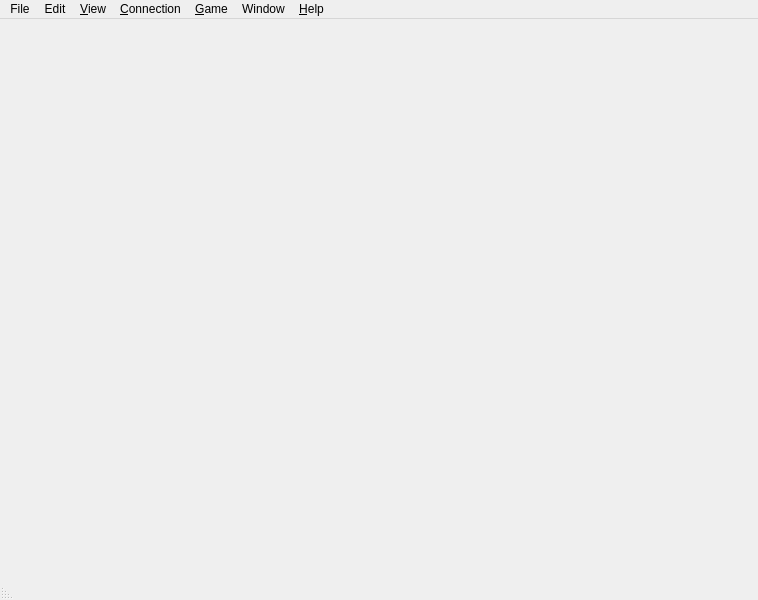
<?xml version="1.0" encoding="UTF-8"?>
<ui version="4.0">
 <class>App</class>
 <widget class="QMainWindow" name="App">
  <property name="geometry">
   <rect>
    <x>0</x>
    <y>0</y>
    <width>758</width>
    <height>600</height>
   </rect>
  </property>
  <property name="windowTitle">
   <string>SmushClient</string>
  </property>
  <property name="documentMode">
   <bool>false</bool>
  </property>
  <property name="unifiedTitleAndToolBarOnMac">
   <bool>false</bool>
  </property>
  <widget class="QTabWidget" name="world_tabs">
   <property name="enabled">
    <bool>true</bool>
   </property>
   <property name="autoFillBackground">
    <bool>false</bool>
   </property>
   <property name="documentMode">
    <bool>true</bool>
   </property>
   <property name="tabsClosable">
    <bool>true</bool>
   </property>
   <property name="movable">
    <bool>false</bool>
   </property>
   <property name="tabBarAutoHide">
    <bool>true</bool>
   </property>
  </widget>
  <widget class="QMenuBar" name="menuBar">
   <property name="geometry">
    <rect>
     <x>0</x>
     <y>0</y>
     <width>758</width>
     <height>37</height>
    </rect>
   </property>
   <widget class="QMenu" name="menu_edit">
    <property name="title">
     <string>Edit</string>
    </property>
    <addaction name="action_undo"/>
    <addaction name="action_redo"/>
    <addaction name="separator"/>
    <addaction name="action_cut"/>
    <addaction name="action_copy"/>
    <addaction name="action_copy_as_html"/>
    <addaction name="action_paste"/>
    <addaction name="separator"/>
    <addaction name="action_select_all"/>
    <addaction name="action_save_selection"/>
    <addaction name="separator"/>
    <addaction name="action_find"/>
    <addaction name="action_find_again"/>
   </widget>
   <widget class="QMenu" name="menu_view">
    <property name="title">
     <string>&amp;View</string>
    </property>
    <addaction name="action_status_bar"/>
    <addaction name="action_show_world_notepad"/>
    <addaction name="separator"/>
    <addaction name="action_wrap_output"/>
    <addaction name="action_pause_output"/>
   </widget>
   <widget class="QMenu" name="menu_connection">
    <property name="title">
     <string>&amp;Connection</string>
    </property>
    <addaction name="action_connect"/>
    <addaction name="action_disconnect"/>
    <addaction name="separator"/>
    <addaction name="action_auto_connect"/>
    <addaction name="action_reconnect_on_disconnect"/>
    <addaction name="separator"/>
    <addaction name="action_connect_to_all_open_worlds"/>
   </widget>
   <widget class="QMenu" name="menu_game">
    <property name="title">
     <string>&amp;Game</string>
    </property>
    <addaction name="action_go_to_line"/>
    <addaction name="separator"/>
    <addaction name="action_command_history"/>
    <addaction name="separator"/>
    <addaction name="action_clear_output"/>
    <addaction name="separator"/>
    <addaction name="action_reset_all_timers"/>
    <addaction name="separator"/>
    <addaction name="action_stop_sound_playing"/>
   </widget>
   <widget class="QMenu" name="menu_window">
    <property name="title">
     <string>Window</string>
    </property>
    <addaction name="action_maximize"/>
    <addaction name="action_minimize"/>
    <addaction name="action_restore"/>
    <addaction name="separator"/>
    <addaction name="action_new_window"/>
    <addaction name="action_close_all_notepad_windows"/>
   </widget>
   <widget class="QMenu" name="menu_help">
    <property name="title">
     <string>&amp;Help</string>
    </property>
    <addaction name="action_visit_api_guide"/>
    <addaction name="action_visit_bug_reports"/>
   </widget>
   <widget class="QMenu" name="menu_file">
    <property name="title">
     <string>File</string>
    </property>
    <addaction name="action_new"/>
    <addaction name="action_open_world"/>
    <addaction name="menu_open_recent_world"/>
    <addaction name="action_close_world"/>
    <addaction name="separator"/>
    <addaction name="action_save_world_details"/>
    <addaction name="action_save_world_details_as"/>
    <addaction name="action_edit_world_details"/>
    <addaction name="separator"/>
    <addaction name="action_plugins"/>
    <addaction name="separator"/>
    <addaction name="action_edit_script_file"/>
    <addaction name="action_reload_script_file"/>
    <addaction name="separator"/>
    <addaction name="action_log_session"/>
    <addaction name="action_global_preferences"/>
    <addaction name="separator"/>
    <addaction name="action_print"/>
    <addaction name="separator"/>
    <addaction name="action_quit"/>
    <addaction name="separator"/>
    <addaction name="action_rec_1"/>
    <addaction name="action_rec_2"/>
    <addaction name="action_rec_3"/>
    <addaction name="action_rec_4"/>
    <addaction name="action_rec_5"/>
   </widget>
   <addaction name="menu_file"/>
   <addaction name="menu_edit"/>
   <addaction name="menu_view"/>
   <addaction name="menu_connection"/>
   <addaction name="menu_game"/>
   <addaction name="menu_window"/>
   <addaction name="menu_help"/>
  </widget>
  <widget class="MudStatusBar" name="statusBar">
   <property name="palette">
    <palette>
     <active>
      <colorrole role="WindowText">
       <brush brushstyle="SolidPattern">
        <color alpha="192">
         <red>255</red>
         <green>255</green>
         <blue>255</blue>
        </color>
       </brush>
      </colorrole>
     </active>
     <inactive>
      <colorrole role="WindowText">
       <brush brushstyle="SolidPattern">
        <color alpha="192">
         <red>255</red>
         <green>255</green>
         <blue>255</blue>
        </color>
       </brush>
      </colorrole>
     </inactive>
     <disabled/>
    </palette>
   </property>
   <property name="layoutDirection">
    <enum>Qt::LayoutDirection::RightToLeft</enum>
   </property>
  </widget>
  <action name="action_new">
   <property name="text">
    <string>&amp;New World...</string>
   </property>
   <property name="shortcut">
    <string>Ctrl+N</string>
   </property>
  </action>
  <action name="action_open_world">
   <property name="text">
    <string>&amp;Open World...</string>
   </property>
   <property name="shortcut">
    <string>Ctrl+O</string>
   </property>
  </action>
  <action name="action_close_world">
   <property name="enabled">
    <bool>false</bool>
   </property>
   <property name="text">
    <string>&amp;Close World</string>
   </property>
  </action>
  <action name="action_plugins">
   <property name="enabled">
    <bool>false</bool>
   </property>
   <property name="text">
    <string>Pl&amp;ugins...</string>
   </property>
   <property name="shortcut">
    <string>Ctrl+Shift+P</string>
   </property>
  </action>
  <action name="action_save_world_details">
   <property name="enabled">
    <bool>false</bool>
   </property>
   <property name="text">
    <string>&amp;Save World Details</string>
   </property>
   <property name="shortcut">
    <string>Ctrl+S</string>
   </property>
  </action>
  <action name="action_save_world_details_as">
   <property name="enabled">
    <bool>false</bool>
   </property>
   <property name="text">
    <string>Save World Details &amp;As...</string>
   </property>
  </action>
  <action name="action_save_selection">
   <property name="enabled">
    <bool>false</bool>
   </property>
   <property name="text">
    <string>Save Selection...</string>
   </property>
  </action>
  <action name="action_print">
   <property name="enabled">
    <bool>false</bool>
   </property>
   <property name="text">
    <string>&amp;Print...</string>
   </property>
   <property name="shortcut">
    <string>Ctrl+P</string>
   </property>
  </action>
  <action name="action_global_preferences">
   <property name="text">
    <string>&amp;Global Preferences...</string>
   </property>
   <property name="shortcut">
    <string>Ctrl+Alt+G</string>
   </property>
   <property name="menuRole">
    <enum>QAction::MenuRole::PreferencesRole</enum>
   </property>
  </action>
  <action name="action_log_session">
   <property name="checkable">
    <bool>true</bool>
   </property>
   <property name="enabled">
    <bool>false</bool>
   </property>
   <property name="text">
    <string>&amp;Log Session...</string>
   </property>
   <property name="shortcut">
    <string>Ctrl+Shift+J</string>
   </property>
  </action>
  <action name="action_edit_world_details">
   <property name="enabled">
    <bool>false</bool>
   </property>
   <property name="text">
    <string>Edit &amp;World Details...</string>
   </property>
   <property name="shortcut">
    <string>Alt+Return</string>
   </property>
  </action>
  <action name="action_undo">
   <property name="enabled">
    <bool>false</bool>
   </property>
   <property name="text">
    <string>&amp;Undo</string>
   </property>
   <property name="shortcut">
    <string>Ctrl+Z</string>
   </property>
  </action>
  <action name="action_cut">
   <property name="enabled">
    <bool>false</bool>
   </property>
   <property name="text">
    <string>Cu&amp;t</string>
   </property>
   <property name="shortcut">
    <string>Ctrl+X</string>
   </property>
  </action>
  <action name="action_copy">
   <property name="enabled">
    <bool>false</bool>
   </property>
   <property name="text">
    <string>&amp;Copy</string>
   </property>
   <property name="shortcut">
    <string>Ctrl+C</string>
   </property>
  </action>
  <action name="action_copy_as_html">
   <property name="enabled">
    <bool>false</bool>
   </property>
   <property name="text">
    <string>Copy as HTML</string>
   </property>
   <property name="shortcut">
    <string>Ctrl+Alt+C</string>
   </property>
  </action>
  <action name="action_paste">
   <property name="enabled">
    <bool>false</bool>
   </property>
   <property name="text">
    <string>&amp;Paste</string>
   </property>
   <property name="shortcut">
    <string>Ctrl+V</string>
   </property>
  </action>
  <action name="action_select_all">
   <property name="enabled">
    <bool>false</bool>
   </property>
   <property name="text">
    <string>Select &amp;All</string>
   </property>
   <property name="shortcut">
    <string>Ctrl+A</string>
   </property>
  </action>
  <action name="action_rec_1">
   <property name="enabled">
    <bool>false</bool>
   </property>
   <property name="text">
    <string notr="true">&amp;1 </string>
   </property>
   <property name="visible">
    <bool>false</bool>
   </property>
  </action>
  <action name="action_rec_2">
   <property name="text">
    <string notr="true">&amp;2 </string>
   </property>
   <property name="whatsThis">
    <string/>
   </property>
   <property name="visible">
    <bool>false</bool>
   </property>
  </action>
  <action name="action_rec_3">
   <property name="text">
    <string notr="true">&amp;3 </string>
   </property>
   <property name="visible">
    <bool>false</bool>
   </property>
  </action>
  <action name="action_rec_4">
   <property name="text">
    <string notr="true">&amp;4 </string>
   </property>
   <property name="visible">
    <bool>false</bool>
   </property>
  </action>
  <action name="action_rec_5">
   <property name="text">
    <string notr="true">&amp;5 </string>
   </property>
   <property name="visible">
    <bool>false</bool>
   </property>
  </action>
  <action name="action_status_bar">
   <property name="checkable">
    <bool>true</bool>
   </property>
   <property name="text">
    <string>Show &amp;Status Bar</string>
   </property>
  </action>
  <action name="action_connect">
   <property name="enabled">
    <bool>false</bool>
   </property>
   <property name="text">
    <string>&amp;Connect</string>
   </property>
   <property name="shortcut">
    <string>Ctrl+K</string>
   </property>
  </action>
  <action name="action_disconnect">
   <property name="enabled">
    <bool>false</bool>
   </property>
   <property name="text">
    <string>&amp;Disconnect</string>
   </property>
   <property name="shortcut">
    <string>Ctrl+Shift+K</string>
   </property>
  </action>
  <action name="action_auto_connect">
   <property name="checkable">
    <bool>true</bool>
   </property>
   <property name="text">
    <string>&amp;Auto Connect</string>
   </property>
  </action>
  <action name="action_reconnect_on_disconnect">
   <property name="checkable">
    <bool>true</bool>
   </property>
   <property name="text">
    <string>&amp;Reconnect On Disconnect</string>
   </property>
  </action>
  <action name="action_connect_to_all_open_worlds">
   <property name="text">
    <string>Connect To All Open &amp;Worlds</string>
   </property>
   <property name="shortcut">
    <string>Ctrl+Alt+K</string>
   </property>
  </action>
  <action name="action_command_history">
   <property name="enabled">
    <bool>false</bool>
   </property>
   <property name="text">
    <string>Command &amp;History...</string>
   </property>
   <property name="shortcut">
    <string>Ctrl+H</string>
   </property>
  </action>
  <action name="action_pause_output">
   <property name="checkable">
    <bool>true</bool>
   </property>
   <property name="enabled">
    <bool>false</bool>
   </property>
   <property name="text">
    <string>Pause &amp;Output</string>
   </property>
   <property name="shortcut">
    <string>Ctrl+Space</string>
   </property>
  </action>
  <action name="action_find">
   <property name="enabled">
    <bool>false</bool>
   </property>
   <property name="text">
    <string>&amp;Find...</string>
   </property>
   <property name="shortcut">
    <string>Ctrl+F</string>
   </property>
  </action>
  <action name="action_find_again">
   <property name="enabled">
    <bool>false</bool>
   </property>
   <property name="text">
    <string>Find Again</string>
   </property>
   <property name="shortcut">
    <string>Ctrl+Shift+F</string>
   </property>
  </action>
  <action name="action_go_to_line">
   <property name="enabled">
    <bool>false</bool>
   </property>
   <property name="text">
    <string>Go To Line...</string>
   </property>
   <property name="shortcut">
    <string>Ctrl+Alt+L</string>
   </property>
  </action>
  <action name="action_clear_output">
   <property name="enabled">
    <bool>false</bool>
   </property>
   <property name="text">
    <string>Clear Output</string>
   </property>
   <property name="shortcut">
    <string>Ctrl+Shift+C</string>
   </property>
  </action>
  <action name="action_stop_sound_playing">
   <property name="enabled">
    <bool>false</bool>
   </property>
   <property name="text">
    <string>Stop Sound Playing</string>
   </property>
   <property name="shortcut">
    <string>Ctrl+Alt+B</string>
   </property>
  </action>
  <action name="action_wrap_output">
   <property name="checkable">
    <bool>true</bool>
   </property>
   <property name="checked">
    <bool>true</bool>
   </property>
   <property name="text">
    <string>Wrap &amp;Output</string>
   </property>
  </action>
  <action name="action_edit_script_file">
   <property name="enabled">
    <bool>false</bool>
   </property>
   <property name="text">
    <string>&amp;Edit Script File...</string>
   </property>
   <property name="shortcut">
    <string>Ctrl+Shift+M</string>
   </property>
  </action>
  <action name="action_reload_script_file">
   <property name="enabled">
    <bool>false</bool>
   </property>
   <property name="text">
    <string>&amp;Reload Script File</string>
   </property>
   <property name="shortcut">
    <string>Ctrl+Shift+R</string>
   </property>
  </action>
  <action name="action_reset_all_timers">
   <property name="enabled">
    <bool>false</bool>
   </property>
   <property name="text">
    <string>Reset All Timers</string>
   </property>
   <property name="shortcut">
    <string>Ctrl+Shift+T</string>
   </property>
  </action>
  <action name="action_new_window">
   <property name="text">
    <string>&amp;New Window</string>
   </property>
  </action>
  <action name="action_minimize">
   <property name="text">
    <string>&amp;Minimize</string>
   </property>
  </action>
  <action name="action_close_all_notepad_windows">
   <property name="text">
    <string>Close A&amp;ll Notepad Windows</string>
   </property>
  </action>
  <action name="action_maximize">
   <property name="text">
    <string>Maximize</string>
   </property>
  </action>
  <action name="action_restore">
   <property name="text">
    <string>Restore</string>
   </property>
  </action>
  <action name="action_visit_bug_reports">
   <property name="text">
    <string>Report a &amp;Bug</string>
   </property>
  </action>
  <action name="action_redo">
   <property name="enabled">
    <bool>false</bool>
   </property>
   <property name="text">
    <string>Redo</string>
   </property>
   <property name="shortcut">
    <string>Ctrl+Y, Ctrl+Shift+Z</string>
   </property>
  </action>
  <action name="action_show_world_notepad">
   <property name="checkable">
    <bool>true</bool>
   </property>
   <property name="enabled">
    <bool>false</bool>
   </property>
   <property name="text">
    <string>Show World Notepad</string>
   </property>
   <property name="shortcut">
    <string>Ctrl+Alt+Space</string>
   </property>
  </action>
  <action name="action_visit_api_guide">
   <property name="text">
    <string>API Guide</string>
   </property>
  </action>
  <action name="action_quit">
   <property name="text">
    <string>Exit</string>
   </property>
   <property name="visible">
    <bool>true</bool>
   </property>
   <property name="menuRole">
    <enum>QAction::MenuRole::QuitRole</enum>
   </property>
  </action>
  <action name="menu_open_recent_world">
   <property name="text">
    <string>Open Recent World</string>
   </property>
  </action>
 </widget>
 <customwidgets>
  <customwidget>
   <class>MudStatusBar</class>
   <extends>QStatusBar</extends>
   <header>mudstatusbar.h</header>
  </customwidget>
 </customwidgets>
 <resources/>
 <connections/>
</ui>
